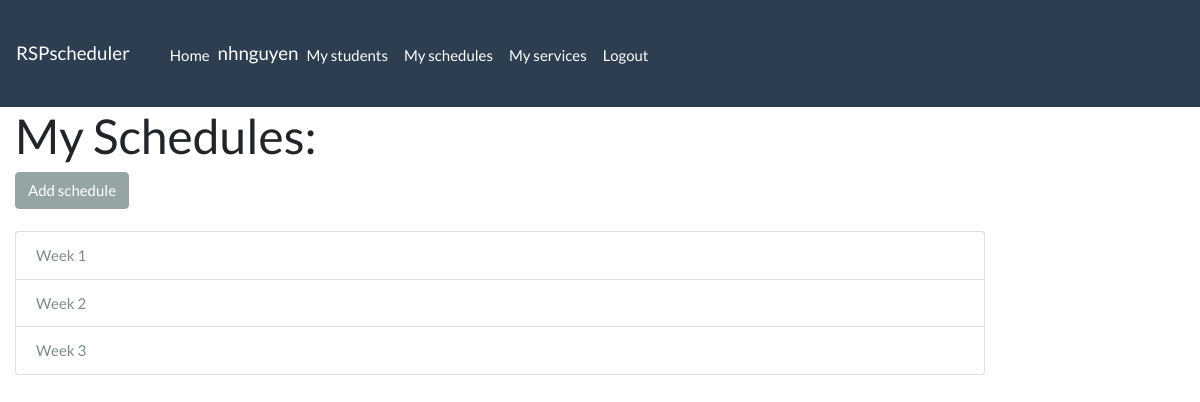
Screenshot of /app/schedulelist/ (signed in) with the database file from the repository.
### app/models.py (models this page shows, shortened)
class Schedule(models.Model):
    title = models.CharField(max_length=200, help_text='Enter title for this schedule')
    start_date = models.DateField(null=True, blank=True)
    end_date = models.DateField(null=True, blank=True)
    teacher = models.ForeignKey(User, on_delete=models.CASCADE, null=True)
    active = models.BooleanField(default=False)
    def get_absolute_url(self):
        return reverse('schedule-detail', args=[str(self.id)])

### app/views.py (the view)
# urls.py: path('schedulelist/', staff_member_required(views.ScheduleListView.as_view()), name='schedule-list'),
class ScheduleListView(LoginRequiredMixin, generic.ListView):
    login_url = '/accounts/login/'
    model = Schedule
    def get_queryset(self):
        return Schedule.objects.filter(teacher=self.request.user)

### app/templates/app/schedule_list.html
{% extends "base_template.html" %}
{% block content %}
    <h1>My Schedules: </h1>
    <form action="{% url 'create-schedule' %}">
        <button type="submit" class="btn btn-secondary">Add schedule</button>
    </form>
    <br>
    {% if schedule_list %}
    <div class="list-group">
        {% for schedule in schedule_list %}
            <a href="{{schedule.get_absolute_url}}" class="list-group-item list-group-item-action">{{schedule.title}}</a>
        {% endfor %}
    </div>
    {% endif %}
{% endblock %}

### app/templates/base_template.html (shortened to what this page needs)
<!DOCTYPE html>
<html lang="en">
<head>
  <link href="https://stackpath.bootstrapcdn.com/bootswatch/4.1.3/flatly/bootstrap.min.css" rel="stylesheet">
  {% load staticfiles %}
  <link rel="stylesheet" href="{% static 'css/styles.css' %}">
</head>
<body>
  <nav class="navbar navbar-expand-lg navbar-dark bg-primary">
    <a class="navbar-brand" href="{% url 'index' %}">RSPscheduler</a>
    <div class="navbar navbar-expand navbar-fixed-top" id="navbarColor01">
        <ul class="navbar-nav pt-1">
          <li class="nav-item"><a class="nav-link" data-toggle="tab" href="{% url 'index' %}">Home</a></li>
          {% if user.is_authenticated %}
            <li class="nav-item"><h5 class="text-white">{{user}}</h5></li>
            <li class="nav-item"><a class="nav-link" data-toggle="tab" href="{% url 'student-list' %}">My students</a></li>
            <li class="nav-item"><a class="nav-link" data-toggle="tab" href="{% url 'schedule-list' %}">My schedules</a></li>
            <li class="nav-item"><a class="nav-link" data-toggle="tab" href="{% url 'service-list' %}"">My services</a></li>
            <li class="nav-item"><a class="nav-link" data-toggle="tab" href="{% url 'logout' %}">Logout</a></li>
          {% else %}
            <li class="nav-item"><a class="nav-link" data-toggle="tab" href="{% url 'login' %}">Login</a></li>
          {% endif %}
        </ul>
    </div>
  </nav>
  <div class="col-sm-10 ">{% block content %}{% endblock %}</div>
</body>
</html>

### app/static/css/styles.css (style rules this page uses)
h5 { margin-top: 6px; }

### rows the page displays
Schedule: title "Week 1"
Schedule: title "Week 2"
Schedule: title "Week 3"

### other values shown
{{ user }} "nhnguyen"
